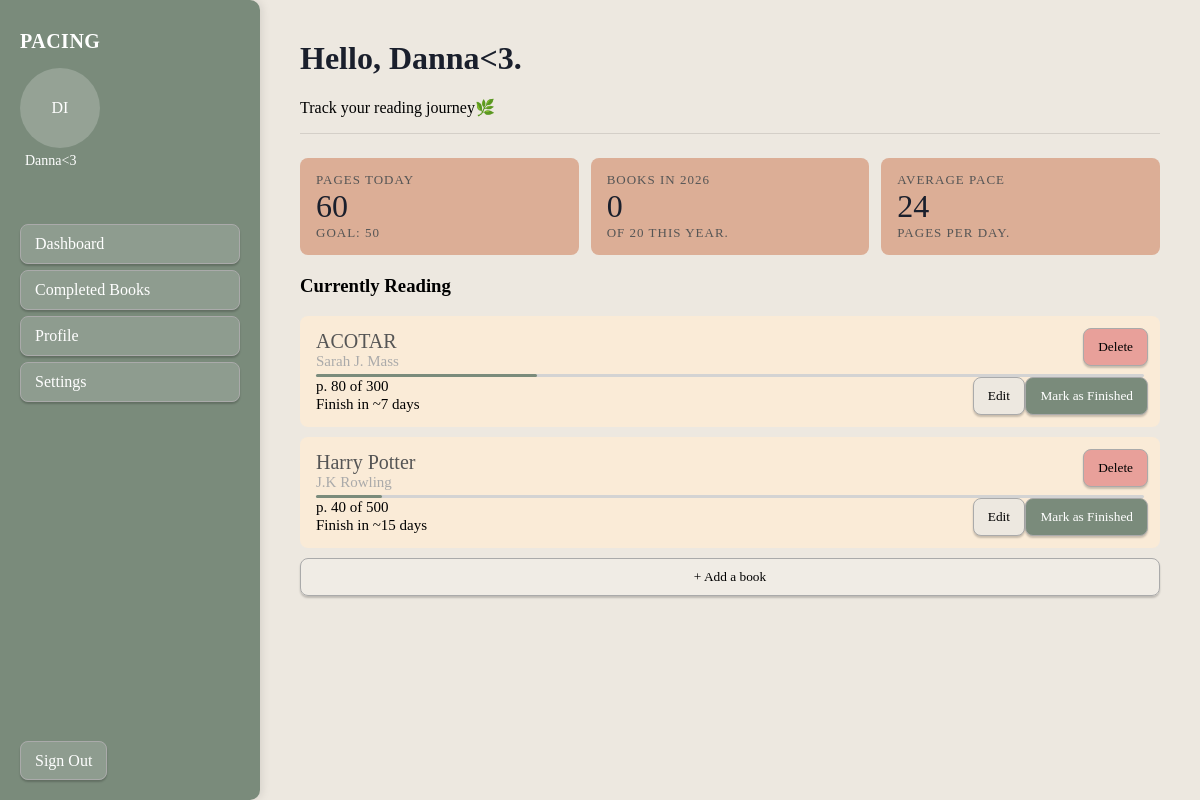
The page /dashboard (signed in) on the database its author committed.
### app.py (models this page shows)
class User(db.Model,UserMixin):
     id = db.Column(db.Integer,primary_key = True)
     email = db.Column(db.String(200),unique=True, nullable = False)
     password = db.Column(db.String(200),nullable = False)
     books = db.relationship('Book',backref = 'owner',lazy = True)
     display_name = db.Column(db.String(100), nullable = True)
     favorite_genre = db.Column(db.String(100))
     daily_goal = db.Column(db.Integer, default = 0)
     yearly_goal = db.Column(db.Integer, default = 0)
     daily_pace = db.Column(db.Integer, default = 0)
     pages_read_today = db.Column(db.Integer, default = 0)
     last_reset = db.Column(db.Date, default=None)

class Book(db.Model):
           id = db.Column(db.Integer, primary_key = True)
           title = db.Column(db.String(200), nullable = False)
           author = db.Column(db.String(200), nullable = False)
           current_page = db.Column(db.Integer, nullable = False)
           total_pages = db.Column(db.Integer, nullable = False)
           finished = db.Column(db.Boolean, default = False)
           date_completed = db.Column(db.DateTime, nullable = True)
           user_id = db.Column(db.Integer, db.ForeignKey('user.id'), nullable=True)
           def days_left(self,daily_pace=30):
                pages_left = self.total_pages - self.current_page
                return round(pages_left/daily_pace)

### app.py (the view)
@app.route('/')
@app.route('/dashboard')
@login_required
def index():
     today = date.today()
     if current_user.last_reset != today:
         current_user.pages_read_today = 0
         current_user.last_reset = today
         db.session.commit()
     books = Book.query.filter_by(finished = False, user_id= current_user.id).all()
     books_this_year = Book.query.filter(
          Book.date_completed >= datetime(2026,1,1)
    ).count()
     return render_template('dashboard.html', books=books, books_this_year = books_this_year)

### app.py (called while the page is built)
@login_manager.user_loader
def load_user(user_id):
     return User.query.get(int(user_id))

### templates/dashboard.html (shortened to what this page needs)
<!DOCTYPE html>
<html lang="en">
<head>
    <link rel="stylesheet" href="{{ url_for('static', filename='style.css') }}">
</head>
<body>
<aside class="sidebar">
    <h2>Pacing</h2>
    <div class = 'profile-section'>
        <div class = 'profile-avatar'> DI </div>
        <p>{{current_user.display_name}}</p>
    </div>
    <nav class="sidebar-menu">
        <a href="{{ url_for('index') }}" class="sidebar-btn" style="text-decoration: none;"> Dashboard </a>
        <a href="{{url_for('completed_books')}}"class ='sidebar-btn' style = 'text-decoration:none;'> Completed Books</a>
        <a href = "{{ url_for('profile') }}" class = 'sidebar-btn' style = 'text-decoration:none;'> Profile </a>
        <button class= 'sidebar-btn'> Settings </button>
    </nav>
    <div class= 'sidebar-footer'>
        <a href="{{url_for('logout')}}"class ='sidebar-btn' style = 'text-decoration:none;'> Sign Out</a>
    </div>
</aside>
    <main class = 'main-content'>
        <h1>Hello, {{current_user.display_name}}.</h1>
        <p>Track your reading journey🌿</p>
        <hr>
        <div class = "stats-row">
            <div class= "stat-card">
                <p class = 'stat-label'>Pages today</p>
                <p class = 'stat-number'>{{current_user.pages_read_today}}</p>
                <p class = 'stat-label'>GOAL: {{current_user.daily_goal}}</p>
            </div>
            <div class="stat-card" >
                <p class = 'stat-label'> Books in 2026</p>
                <p class = 'stat-number'> {{books_this_year}} </p>
                <p class = 'stat-label'> of {{current_user.yearly_goal}} this year.</p>
            </div>
            <div class = "stat-card">
                <p class = 'stat-label'> Average pace</p>
                <p class = 'stat-number'>24</p>
                <p class = 'stat-label'> pages per day.</p>
            </div>
        </div>
        <h3 style = 'margin-top: 20px;'>Currently Reading</h3>
    {% for book in books %}
    <div class="book-card">
        <p class="book-title">{{ book.title }}</p>
        <p class="book-author">{{ book.author }}</p>
        <div class="progress-track">
            <div class="progress-fill" style="width: {{ book.current_page / book.total_pages * 100 }}%"></div>
        </div>
        <p class="book-progress">p. {{ book.current_page }} of {{ book.total_pages }}</p>
        <p class="book-progress">Finish in ~{{ book.days_left() }} days</p>
         <form action = '/delete/{{book.id}}' method = 'POST'>
                <button type = 'submit' class="delete-btn" >Delete</button>
        </form>
            <a href = '/edit/{{book.id}}'><button type = 'button'class = 'edit-btn'>Edit</button></a>
        <form action = '/finish/{{book.id}}' method = 'POST'>
            <button type = 'submit'class= 'finished-btn'> Mark as Finished </button>
        </form>
        </div>
    {% endfor %}
        <a href="/add_book_form"><button class = 'add-book-btn'> + Add a book</button></a>
    </main>
</body>
</html>

### static/style.css (style rules this page uses)
body { margin: 0; font-family: "EB Garamond", Garamond, "Palatino Linotype", "Book Antiqua", serif; background-color: #EDE8E0; box-sizing: border-box; }
.sidebar { position: fixed; top: 0; left: 0; width: 260px; height: 100vh; box-sizing: border-box; background-color: #7A8B7B; color: #ffffff; padding: 30px 20px; box-shadow: 2px 0 10px rgba(0,0,0,0.1); border-radius: 0 10px 10px 0; display: flex; flex-direction: column; z-index: 10; }
.sidebar h2 { font-size: 20px; margin-top: 0; margin-bottom: 15px; letter-spacing: 0.5px; text-transform: uppercase; }
.sidebar-menu { margin-top: 50px; display:flex; flex-direction: column; gap: 6px }
.sidebar p { color: #ffffff; font-size: 14px; margin: 5px; }
.sidebar-btn { background: rgba(255,255,255,0.15); border: 1px solid #AAA; box-shadow: 0 2px 2px rgba(0,0,0,0.2); color: #ffffff; padding: 10px 14px; border-radius: 8px; cursor: pointer; font-family: 'EB Garamond', Garamond, serif; font-size: 16px; text-align: left; box-sizing: border-box; }
.sidebar-footer { margin-top: auto; }
.main-content { margin-left: 260px; padding: 40px; min-height: 100vh; box-sizing: border-box }
.main-content h1 { color: #1a1f2c; margin-top:0 }
.main-content hr { border:none; border-top: 1px solid #d4cfc8; margin: 0 0 24px 0; }
.stats-row { display: grid; grid-template-columns: repeat(3, 1fr); gap: 12px; margin-top: 24px; }
.stat-card { background-color: #DCAE96; border-radius: 8px; padding: 14px 16px; font-size: 15px; }
.stat-label { font-size: 13px; color: #555; margin: 0; text-transform: uppercase; letter-spacing: 1px; }
.stat-number { font-size: 32px; color: #1a1f2c; margin: 0; }
.book-card { position: relative; border-radius:8px; background-color: antiquewhite; padding: 14px 16px; font-size: 15px; margin-bottom: 10px; }
.progress-track { height: 3px; background-color:#D3D3D3; border-radius: 10px }
.progress-fill { height: 3px; background-color:#7A8B7B; border-radius: 10px; width:60% }
.book-title { font-size:20px; color:#555; margin: 0; }
.book-author { font-size:15px; color:#AAA; margin: 0; margin-bottom: 4px; }
.book-progress { margin:0; margin-top: 1px; }
.add-book-btn { background: rgba(255,255,255,0.15); box-sizing: border-box; border: 1px solid #AAA; box-shadow: 0 2px 2px rgba(0,0,0,0.2); padding: 10px 14px; border-radius: 8px; cursor: pointer; font-family: 'EB Garamond', Garamond, serif; width: 100% }
.delete-btn { position: absolute; top: 12px; right: 12px; background: #E8A09A; box-sizing: border-box; border: 1px solid #AAA; box-shadow: 0 2px 2px rgba(0,0,0,0.2); padding: 10px 14px; border-radius: 8px; cursor: pointer; font-family: 'EB Garamond', Garamond, serif; }
.edit-btn { position: absolute; bottom: 12px; right: 135px; background:#EDE8E0; box-sizing: border-box; border: 1px solid #AAA; box-shadow: 0 2px 2px rgba(0,0,0,0.2); padding: 10px 14px; border-radius: 8px; cursor: pointer; font-family: 'EB Garamond', Garamond, serif; }
.finished-btn { position: absolute; bottom: 12px; right: 12px; background: #7A8B7B; box-sizing: border-box; border: 1px solid #AAA; box-shadow: 0 2px 2px rgba(0,0,0,0.2); padding: 10px 14px; border-radius: 8px; cursor: pointer; font-family: 'EB Garamond', Garamond, serif; color: #ffffff; }
.profile-section { background-color: transparent; color: #ffffff; }
.profile-avatar { width: 80px; height: 80px; border-radius:50%; background-color: rgba(255,255,255,0.2); display: flex; align-items: center; justify-content: center; }
.sidebar-menu a.sidebar-btn { font-size: 16px; text-decoration: none !important; width: 100%; }

### rows shown on the page
User: display_name "Danna<3", pages_read_today "60", daily_goal "50", yearly_goal "20"
Book: title "ACOTAR", author "Sarah J. Mass", current_page "80", total_pages "300", days_left "7"
Book: title "Harry Potter", author "J.K Rowling", current_page "40", total_pages "500", days_left "15"

### other values the page prints
{{ books_this_year }} "0"
